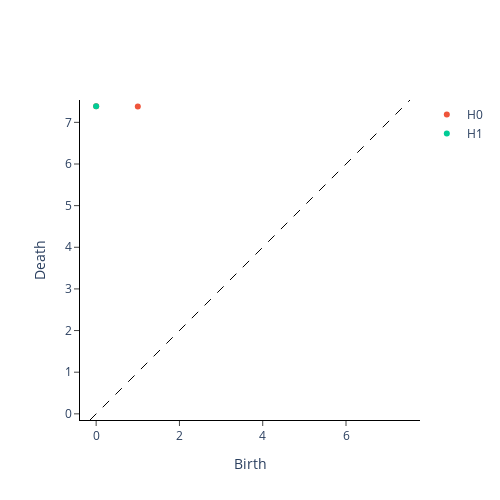

Write notebook code for a chart like this one.
### Code cell
# Find Cubical Persistence

Density = np.array([Density])
cubical_persistence = CubicalPersistence(n_jobs=-1, reduced_homology=False)
Persistence = cubical_persistence.fit_transform(Density)

filtered = Filtering(epsilon=10 ** -2)
Filtered_Persistence = filtered.fit_transform(Persistence)
plot = filtered.plot(Filtered_Persistence)
plot.show()

### Figure 1 — Plotly figure (JSON) as saved in the notebook; plotly's stock layout.template omitted (floating-point values rounded to 4 significant figures)
{"data": [{"hoverinfo": "none", "line": {"color": "black", "dash": "dash", "width": 1}, "mode": "lines", "showlegend": false, "type": "scatter", "x": [-0.1478, 7.537], "y": [-0.1478, 7.537]}, {"hoverinfo": "text", "hovertext": ["(1.9006199352650016e-55, 7.38905609893065)", "(1.0005807622310747, 7.3806856609658364)"], "mode": "markers", "name": "H0", "type": "scatter", "x": [1.901e-55, 1.001], "y": [7.389, 7.381]}, {"hoverinfo": "text", "hovertext": ["(1.6901796190714926e-10, 7.38905609893065)"], "mode": "markers", "name": "H1", "type": "scatter", "x": [1.69e-10], "y": [7.389]}], "layout": {"height": 500, "plot_bgcolor": "white", "width": 500, "xaxis": {"autorange": false, "exponentformat": "e", "linecolor": "black", "linewidth": 1, "mirror": false, "range": [-0.1478, 7.537], "showexponent": "all", "showline": true, "side": "bottom", "ticks": "outside", "title": {"text": "Birth"}, "type": "linear", "zeroline": true}, "yaxis": {"autorange": false, "exponentformat": "e", "linecolor": "black", "linewidth": 1, "mirror": false, "range": [-0.1478, 7.537], "scaleanchor": "x", "scaleratio": 1, "showexponent": "all", "showline": true, "side": "left", "ticks": "outside", "title": {"text": "Death"}, "type": "linear", "zeroline": true}}}
